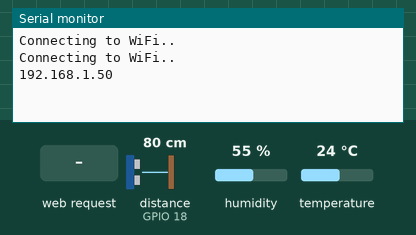
Simulated run of this sketch. Board: ESP32. Shown: the last lines printed to the serial monitor. The test bench sets the inputs (shaded band); at power-on: distance to the obstacle (sensor on GPIO 18) 80 cm, humidity 55 %, temperature 24 °C. The echo pulse lasts 58.3 µs per cm; WiFi joins after 1.5 s; servers stay silent unless stated; storage starts empty.

Above: at 3.2 s.
3.3 s: HTTP request GET /distance received
At 4.5 s:
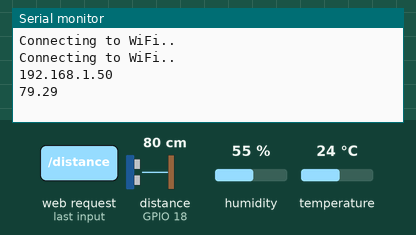
4.8 s: HTTP request GET /humidity received
At 5.3 s:
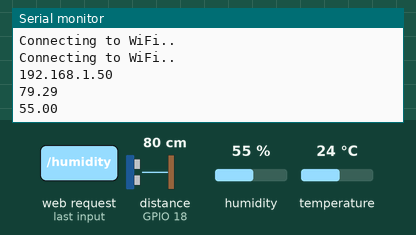

The sketch:

ArduinoC.ino
```cpp
#include <WiFi.h>
#include <ESPAsyncWebServer.h>
#include <SPIFFS.h>
#include <DHT.h>

#define TRIG_PIN 5
#define ECHO_PIN 18
#define DHT_SENSOR_PIN 23
#define DHT_SENSOR_TYPE DHT11

DHT dht_sensor(DHT_SENSOR_PIN, DHT_SENSOR_TYPE);

const char* ssid = "";
const char* password = "";
float duration_us, distance_cm;
int  sensorPin  =  36;

AsyncWebServer server(80);

String readD() {
  digitalWrite(TRIG_PIN, HIGH);
  delayMicroseconds(10);
  digitalWrite(TRIG_PIN, LOW);
  duration_us = pulseIn(ECHO_PIN, HIGH);
  distance_cm = 0.017 * duration_us;
  if (isnan(distance_cm)) {
    Serial.println("Failed to read!");
    return "";
  }
  else {
    Serial.println(distance_cm);
    return String(distance_cm);
  }
}

String readH() {
  float humi  = dht_sensor.readHumidity();
  if (isnan(humi)) {
    Serial.println("Failed to read!");
    return "";
  }
  else {
    Serial.println(humi);
    return String(humi);
  }
}

String readT() {
  float tempF = dht_sensor.readTemperature(true);
  if (isnan(tempF)) {
    Serial.println("Failed to read!");
    return "";
  }
  else {
    Serial.println(tempF);
    return String(tempF);
  }
}

String readL() {
  int sensorValue = analogRead(sensorPin);
  if (isnan(sensorValue)) {
    Serial.println("Failed to read!");
    return "";
  }
  else {
    Serial.println(sensorValue);
    return String(sensorValue);
  }
}

void setup(){
  Serial.begin(115200);
  pinMode(TRIG_PIN, OUTPUT);
  pinMode(ECHO_PIN, INPUT);
  dht_sensor.begin();

  if(!SPIFFS.begin()){
    Serial.println("An Error has occurred while mounting SPIFFS");
    return;
  }

  WiFi.begin(ssid, password);
  while (WiFi.status() != WL_CONNECTED) {
    delay(1000);
    Serial.println("Connecting to WiFi..");
  }

  Serial.println(WiFi.localIP());

  server.on("/", HTTP_GET, [](AsyncWebServerRequest *request){
    request->send(SPIFFS, "/index.html");
  });
  server.on("/distance", HTTP_GET, [](AsyncWebServerRequest *request){
    request->send_P(200, "text/plain", readD().c_str());
  });
  server.on("/humidity", HTTP_GET, [](AsyncWebServerRequest *request){
    request->send_P(200, "text/plain", readH().c_str());
  });
  server.on("/temperature", HTTP_GET, [](AsyncWebServerRequest *request){
    request->send_P(200, "text/plain", readT().c_str());
  });
  server.on("/light", HTTP_GET, [](AsyncWebServerRequest *request){
    request->send_P(200, "text/plain", readL().c_str());
  });


  server.begin();
}

void loop(){

}
```

Measured:
- after the input at 3.3 s, the serial monitor: prints a new line at once (image 1)
- after the input at 4.8 s, the serial monitor: prints a new line after 0.05 s (image 2)
